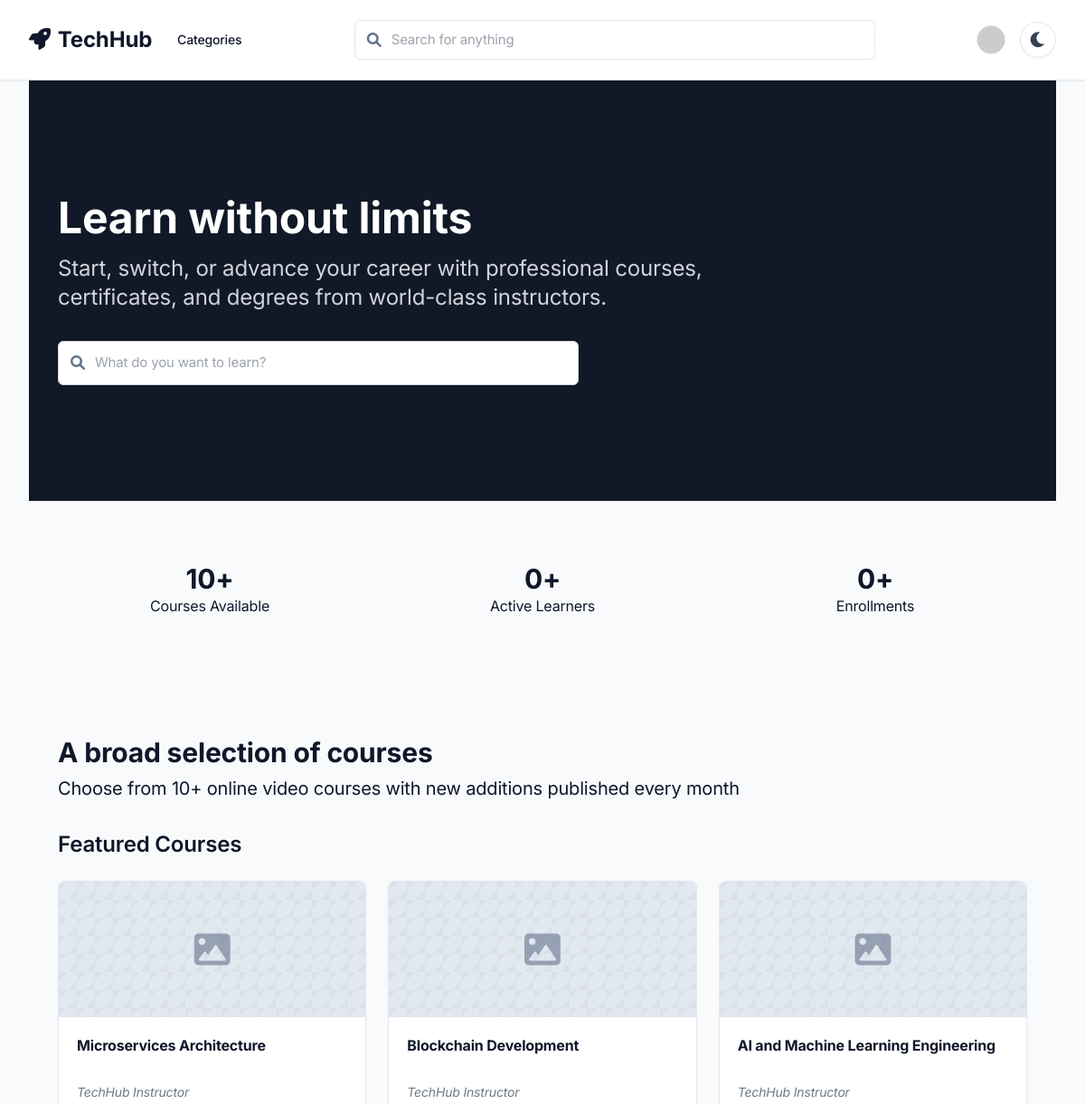
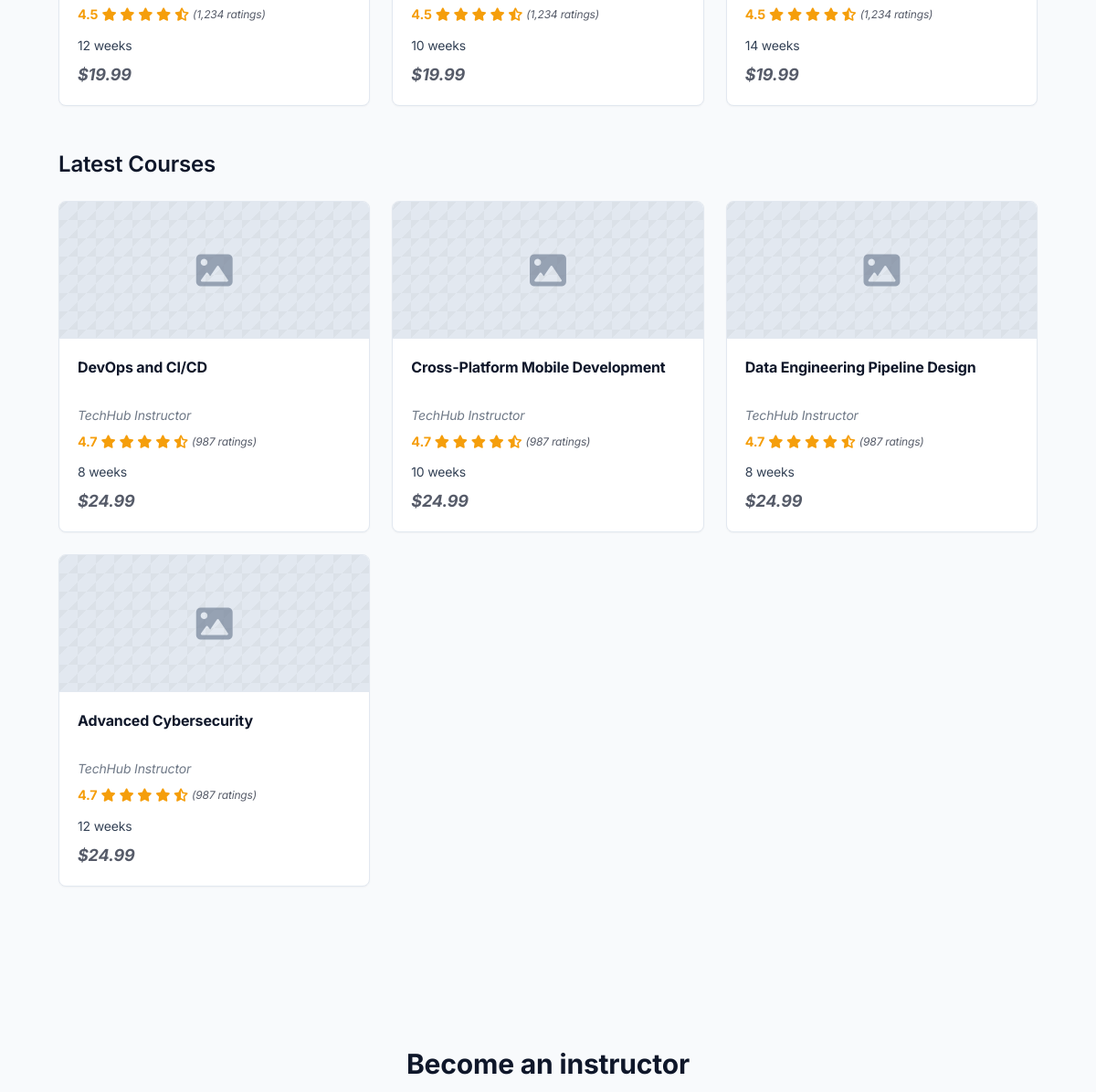
The page / (signed in, upper part) on the database as committed earlier (2 pictures, top to bottom).
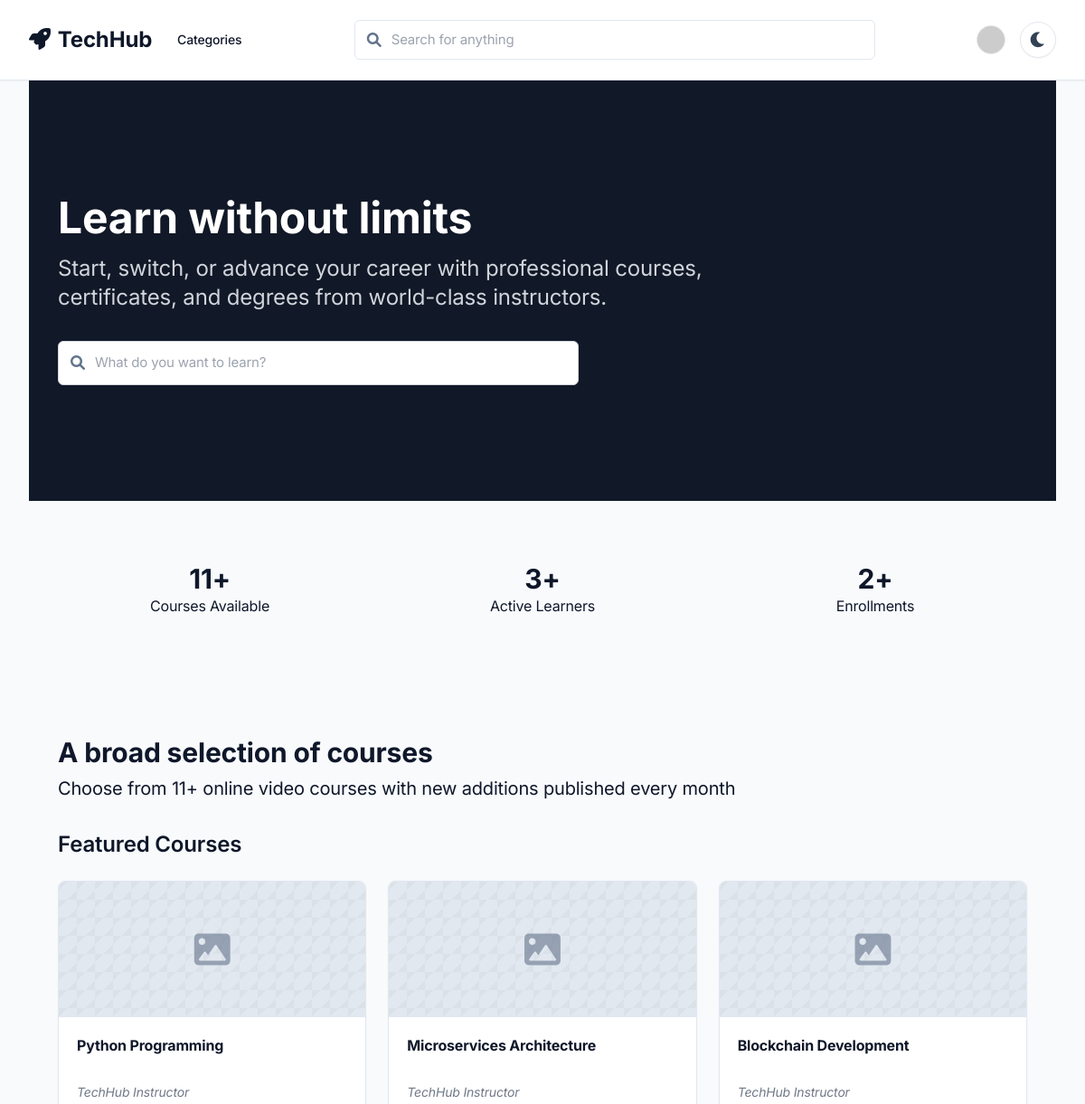
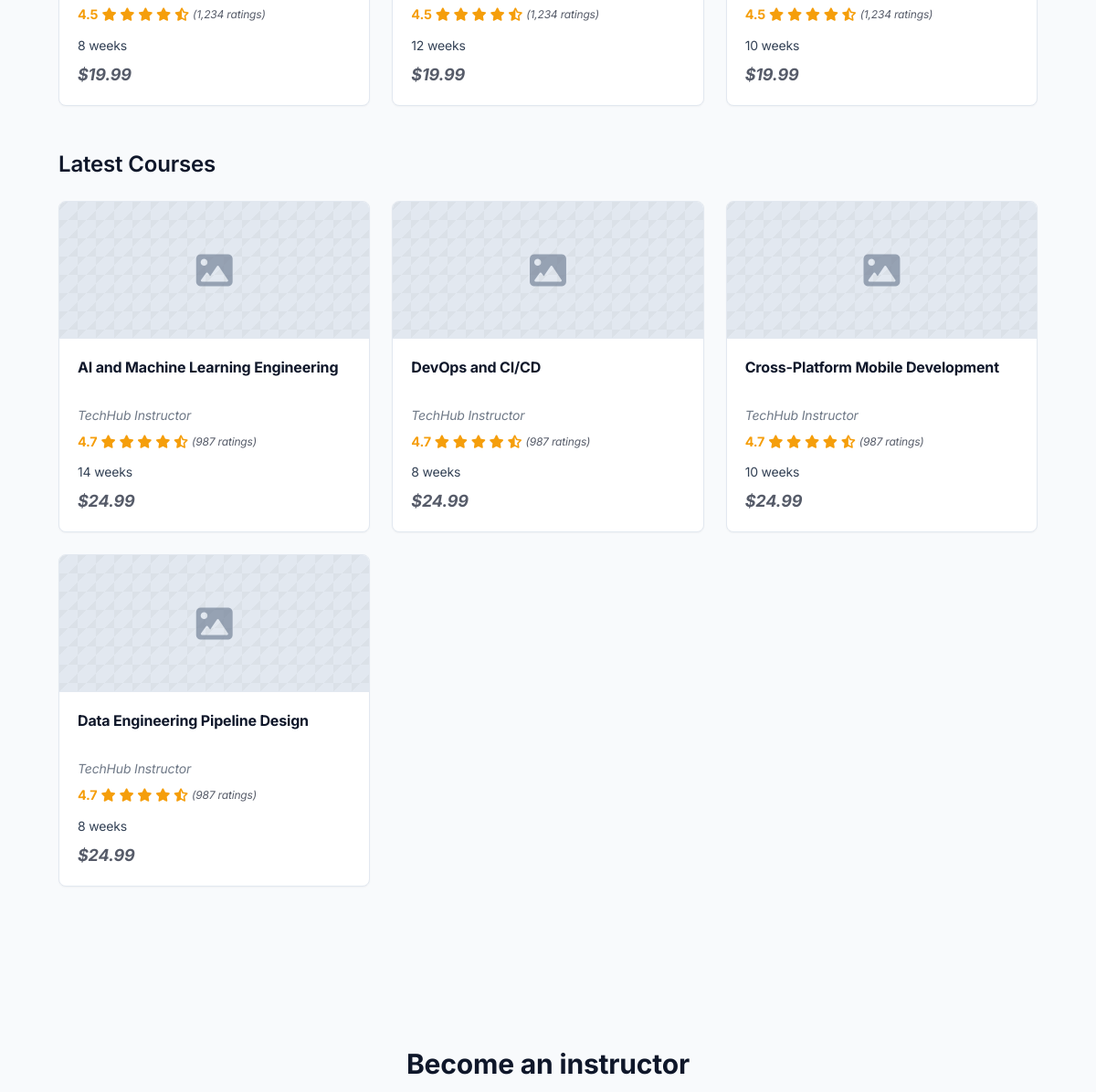
The same page on the database as committed later (2 pictures, top to bottom).
### app.py (models this page shows)
class Course(db.Model):
    id = db.Column(db.Integer, primary_key=True)
    title = db.Column(db.String(100), nullable=False)
    description = db.Column(db.Text, nullable=False)
    semantic_tags = db.Column(db.String(200))
    created_at = db.Column(db.DateTime, default=datetime.utcnow)
    user_id = db.Column(db.Integer, db.ForeignKey('user.id'))
    enrollments = db.relationship('Enrollment', lazy=True)
    max_students = db.Column(db.Integer, default=50)
    start_date = db.Column(db.DateTime, default=datetime.utcnow)
    duration_weeks = db.Column(db.Integer, default=12)

### app.py (the view)
@app.route('/')
def home():
    featured_courses = Course.query.order_by(Course.created_at.desc()).limit(3).all()
    stats = {
        'total_courses': Course.query.count(),
        'total_students': User.query.count(),
        'total_enrollments': Enrollment.query.count()
    }
    categories = set()
    courses = Course.query.all()
    for course in courses:
        if course.semantic_tags:
            categories.update(tag.strip() for tag in course.semantic_tags.split(','))
    latest_courses = Course.query.order_by(Course.created_at.desc()).offset(3).limit(4).all()
    return render_template('index.html',
                         featured_courses=featured_courses,
                         latest_courses=latest_courses,
                         stats=stats,
                         categories=sorted(list(categories)))

### app.py (called while the page is built)
@login_manager.user_loader
def load_user(user_id):
    return User.query.get(int(user_id))

@app.context_processor
def inject_utility_functions():
    def get_lesson_duration(lesson):
        if hasattr(lesson, 'duration_minutes') and lesson.duration_minutes is not None:
            return lesson.duration_minutes
        return 60  # Default duration in minutes
    return {
        'now': datetime.utcnow,
        'get_lesson_duration': get_lesson_duration
    }

### templates/index.html (shortened to what this page needs)
{% extends "base.html" %}  {% block content %}
<section class="bg-gray-900 text-white">
  <div class="max-w-7xl mx-auto px-4 sm:px-6 lg:px-8 py-20 md:py-32">
    <div class="max-w-3xl">
      <h1 class="text-4xl md:text-5xl font-bold mb-4 leading-tight">
        Learn without limits
      </h1>
      <p class="text-xl md:text-2xl text-gray-300 mb-8">
        Start, switch, or advance your career with professional courses, certificates, and degrees from world-class instructors.
      </p>
      <form action="{{ url_for('courses') }}" method="get" class="relative max-w-xl">
        <div class="search-container mx-0">
            <span class="search-icon text-gray-400"></span>
            <input
              type="search"
              name="q"
              placeholder="What do you want to learn?"
              class="search-udemy block w-full !bg-white !text-gray-900 !border-gray-300 focus:!border-gray-900 py-3 pr-16"
              value="{{ request.args.get('q', '') }}"
              aria-label="Search courses"
            />
            <button type="submit" class="absolute right-0 top-0 bottom-0 bg-primary text-white px-4 rounded-r-full hover:bg-primary-dark transition-colors" aria-label="Submit search">
               <i class="fas fa-search"></i>
            </button>
        </div>
      </form>
    </div>
  </div>
</section>
<div class="bg-primary-light py-12">
  <div class="max-w-7xl mx-auto px-4 sm:px-6 lg:px-8">
     <div class="grid grid-cols-1 md:grid-cols-3 gap-8 text-center">
       <div class="stat-card !bg-transparent !border-none !shadow-none">
         <p class="text-3xl font-bold text-primary">{{ stats.total_courses }}+</p>
         <p class="text-text-secondary">Courses Available</p>
       </div>
       <div class="stat-card !bg-transparent !border-none !shadow-none">
         <p class="text-3xl font-bold text-primary">{{ stats.total_students - 1 }}+</p>
         <p class="text-text-secondary">Active Learners</p>
       </div>
       <div class="stat-card !bg-transparent !border-none !shadow-none">
         <p class="text-3xl font-bold text-primary">{{ stats.total_enrollments }}+</p>
         <p class="text-text-secondary">Enrollments</p>
       </div>
     </div>
  </div>
</div>
<div class="bg-body-bg py-16">
  <div class="max-w-7xl mx-auto px-4 sm:px-6 lg:px-8">
    <h2 class="text-3xl font-bold text-text-primary mb-2">A broad selection of courses</h2>
    <p class="text-xl text-text-secondary mb-8">Choose from {{ stats.total_courses }}+ online video courses with new additions published every month</p>
    <h3 class="text-2xl font-semibold text-text-primary mb-6">Featured Courses</h3>
    <div class="course-grid mb-12">
      {% for course in featured_courses %}
      <a href="{{ url_for('courses') }}" class="block course-card-udemy">
        <div class="card-image">
          <i class="fas fa-image fa-3x"></i>
        </div>
        <div class="card-content">
          <div>
            <h4 class="card-title">{{ course.title }}</h4>
            <p class="card-instructor card-placeholder">TechHub Instructor</p>
            <div class="card-rating">
              <span class="rating-value">4.5</span>
              <span class="stars">
                <i class="fas fa-star"></i>
                <i class="fas fa-star"></i>
                <i class="fas fa-star"></i>
                <i class="fas fa-star"></i>
                <i class="fas fa-star-half-alt"></i>
              </span>
              <span class="text-xs text-text-secondary card-placeholder">(1,234 ratings)</span>
            </div>
            <p class="card-details">{{ course.duration_weeks }} weeks</p>
          </div>
          <p class="card-price card-placeholder">$19.99</p>
        </div>
      </a>
      {% endfor %}
    </div>
    <h3 class="text-2xl font-semibold text-text-primary mb-6">Latest Courses</h3>
    <div class="course-grid mb-12">
      {% for course in latest_courses %}
      <a href="{{ url_for('courses') }}" class="block course-card-udemy">
        <div class="card-image">
          <i class="fas fa-image fa-3x"></i>
        </div>
        <div class="card-content">
          <div>
            <h4 class="card-title">{{ course.title }}</h4>
            <p class="card-instructor card-placeholder">TechHub Instructor</p>
             <div class="card-rating">
              <span class="rating-value">4.7</span>
              <span class="stars">
                <i class="fas fa-star"></i>
                <i class="fas fa-star"></i>
                <i class="fas fa-star"></i>
                <i class="fas fa-star"></i>
                <i class="fas fa-star-half-alt"></i>
              </span>
              <span class="text-xs text-text-secondary card-placeholder">(987 ratings)</span>
            </div>
            <p class="card-details">{{ course.duration_weeks }} weeks</p>
          </div>
          <p class="card-price card-placeholder">$24.99</p>
        </div>
      </a>
      {% endfor %}
    </div>
  </div>
</div>
<div class="bg-primary-light py-16">
  <div class="max-w-7xl mx-auto px-4 sm:px-6 lg:px-8 text-center">
    <h2 class="text-3xl font-bold text-text-primary mb-4">Become an instructor</h2>
  </div>
</div>
{% endblock %}

### templates/base.html (shortened to what this page needs)
<!DOCTYPE html>
<html lang="en" class="{{ 'dark-mode' if request.cookies.get('darkMode') == 'true' else '' }}">
  <head>
    <script src="https://cdn.tailwindcss.com"></script>
    <link
      rel="stylesheet"
      href="{{ url_for('static', filename='css/animations.css') }}"
    />
    <link
      rel="stylesheet"
      href="{{ url_for('static', filename='css/modern-ui.css') }}"
    />
    <link
      rel="stylesheet"
      href="{{ url_for('static', filename='css/theme-toggle.css') }}"
    />
    <link
      rel="stylesheet"
      href="https://cdnjs.cloudflare.com/ajax/libs/font-awesome/6.0.0/css/all.min.css"
    />
  </head>
  <body class="bg-body-bg text-text-primary">
    <nav class="nav-enhanced sticky top-0 z-50">
      <div class="max-w-7xl mx-auto px-4 sm:px-6 lg:px-8">
        <div class="flex items-center justify-between h-16">
            <div class="flex-shrink-0 flex items-center">
            <a href="{{ url_for('home') }}" class="text-2xl font-bold text-primary focus:outline-none focus:ring-2 focus:ring-primary focus:ring-offset-2 rounded-sm">
              <i class="fas fa-rocket mr-2"></i>TechHub
              </a>
            </div>
          <div class="hidden sm:ml-4 sm:flex">
            <a href="{{ url_for('courses') }}" class="text-sm font-medium text-text-secondary hover:text-primary transition-colors px-3 py-2 rounded-md focus:outline-none focus:ring-2 focus:ring-primary">
              Categories
            </a>
            </div>
          <div class="flex-grow mx-4 hidden sm:block">
            <form action="{{ url_for('courses') }}" method="get" class="search-container">
              <span class="search-icon"></span>
              <input
                type="search"
                name="q"
                placeholder="Search for anything"
                class="search-udemy block w-full"
                value="{{ request.args.get('q', '') }}"
              />
            </form>
          </div>
          <div class="flex items-center space-x-4">
            {% if current_user.is_authenticated %}
            <div class="relative" x-data="{ open: false }">
              <button @click="open = !open" class="flex items-center text-sm rounded-full focus:outline-none focus:ring-2 focus:ring-offset-2 focus:ring-primary transition-all duration-200 hover:opacity-80">
                <img class="h-8 w-8 rounded-full bg-gray-300 border border-border-color" src="https://ui-avatars.com/api/?name={{ current_user.username }}&background=random&color=fff" alt="{{ current_user.username }}'s avatar"/>
              </button>
            </div>
            {% endif %}
            <button id="themeToggle" class="theme-toggle in-header hidden sm:flex" aria-label="Toggle theme">
              <i class="{{ 'fas fa-sun' if request.cookies.get('darkMode') == 'true' else 'fas fa-moon' }}" aria-hidden="true"></i>
            </button>
          </div>
        </div>
      </div>
    </nav>
    <main class="max-w-7xl mx-auto px-4 sm:px-6 lg:px-8 pb-16">
      {% block content %}{% endblock %}
    </main>
  </body>
</html>

### static/css/theme-toggle.css (style rules this page uses)
.theme-toggle { position: absolute; top: 1.5rem; right: 1.5rem; background: var(--card-bg); border: 1px solid var(--border-color); box-shadow: var(--shadow-sm); color: var(--text-secondary); border-radius: 50%; width: 2.5rem; height: 2.5rem; display: flex; align-items: center; justify-content: center; cursor: pointer; transition: all 0.2s ease; z-index: 50; }
nav .theme-toggle { position: relative; top: auto; right: auto; margin-left: 0.5rem; }
.theme-toggle i { font-size: 1.2rem; transition: transform 0.3s ease; }
html, body { transition: background-color 0.3s ease, color 0.3s ease; }
html *, body * { transition: background-color 0.3s ease, color 0.3s ease, border-color 0.3s ease, box-shadow 0.3s ease; }
img, video, canvas, iframe, .no-transition, .no-transition * { transition: none !important; }
body:not(.preload) * { will-change: auto; }

Rows that differ between the two databases and show on the page:
no longer on this page (row edited): Course: title "Advanced Cybersecurity", duration_weeks "12", shown under "Latest Courses"
added Course: title "Python Programming", duration_weeks "8", shown under "Featured Courses"
changed Course "AI and Machine Learning Engineering": moves from the list under "Featured Courses" to the list under "Latest Courses"
Other text that changed with them:
{{ stats.total_courses }}: "10" → "11"
{{ stats.total_students - 1 }}: "0" → "3"
{{ stats.total_enrollments }}: "0" → "2"
